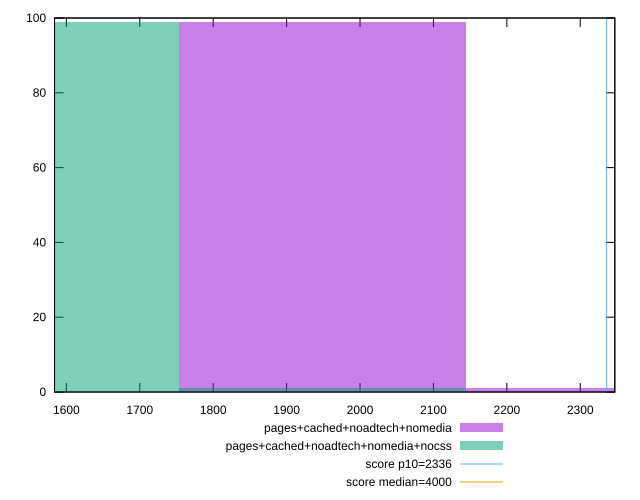

Source code (gnuplot):
reset

$pagesCachedNoadtechNomedia <<EOF
2338.7484775401226 1
1948.9570646167685 99
EOF

$pagesCachedNoadtechNomediaNocss <<EOF
1948.9570646167685 1
1559.165651693415 99
EOF

set key outside below
set boxwidth 389.79141292335373
set xrange [1583.8697000000002:2347.0925]
set yrange [0:100]
set trange [0:100]
set style fill transparent solid 0.5 noborder

set parametric
set terminal svg size 640, 500 enhanced background rgb 'white'
set output "report_00026_2021-02-22T21:38:55.199Z/first-meaningful-paint/comparison/histogram/3_vs_4.svg"

plot $pagesCachedNoadtechNomedia title "pages+cached+noadtech+nomedia" with boxes, \
     $pagesCachedNoadtechNomediaNocss title "pages+cached+noadtech+nomedia+nocss" with boxes, \
     2336,t title "score p10=2336", \
     4000,t title "score median=4000"

reset
